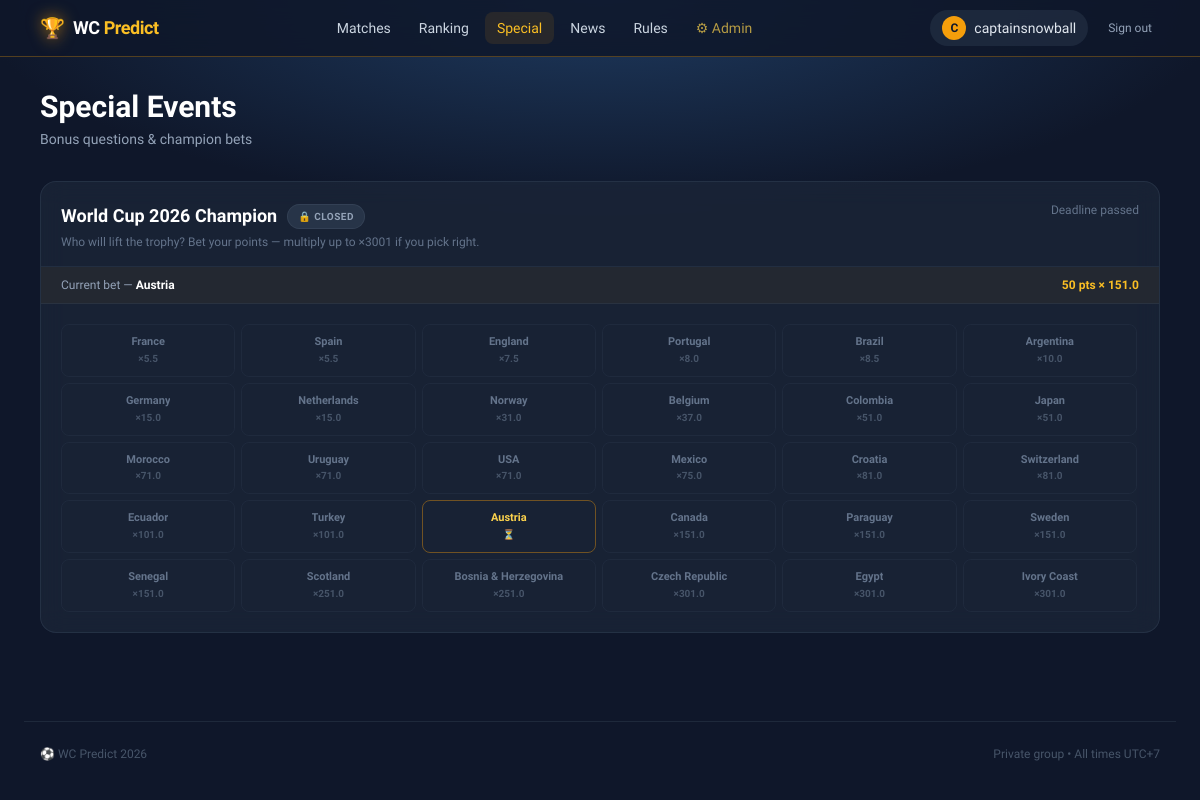
/special (signed in), run on the app's committed database.
### models.py (models this page shows)
class User(Base):
    __tablename__ = "users"
    id = Column(Integer, primary_key=True, index=True)
    username = Column(String, unique=True, index=True, nullable=False)
    email = Column(String, unique=True, index=True, nullable=True)
    password_hash = Column(String, nullable=False)
    is_admin = Column(Boolean, default=False)
    total_score = Column(Integer, default=0)
    stars_remaining = Column(Integer, default=3)
    predictions = relationship("Prediction", back_populates="user")
    special_answers = relationship("SpecialEventAnswer", back_populates="user")
    champion_bets = relationship("ChampionBet", back_populates="user")

class ChampionEvent(Base):
    __tablename__ = "champion_events"
    id = Column(Integer, primary_key=True, index=True)
    title = Column(String, nullable=False)
    description = Column(String, nullable=True)
    deadline = Column(DateTime, nullable=False)
    teams = Column(JSON, nullable=False, default=list)
    winner = Column(String, nullable=True)
    bets = relationship("ChampionBet", back_populates="champion_event")

class ChampionBet(Base):
    __tablename__ = "champion_bets"
    id = Column(Integer, primary_key=True, index=True)
    user_id = Column(Integer, ForeignKey("users.id"), nullable=False)
    champion_event_id = Column(Integer, ForeignKey("champion_events.id"), nullable=False)
    team_name = Column(String, nullable=False)
    bet_amount = Column(Integer, nullable=False)
    rate = Column(Float, nullable=False)
    points_earned = Column(Integer, nullable=True)
    user = relationship("User", back_populates="champion_bets")
    champion_event = relationship("ChampionEvent", back_populates="bets")

### main.py (the view)
@app.get("/special", response_class=HTMLResponse)
async def special_page(request: Request, db: Session = Depends(get_db)):
    user = get_current_user(request, db)
    if not user:
        return RedirectResponse("/login", status_code=302)
    events = db.query(SpecialEvent).all()
    champion_events = db.query(ChampionEvent).all()
    now = datetime.utcnow()
    user_answers = {a.special_event_id: a for a in db.query(SpecialEventAnswer).filter(
        SpecialEventAnswer.user_id == user.id
    ).all()}
    user_champion_bets = {b.champion_event_id: b for b in db.query(ChampionBet).filter(
        ChampionBet.user_id == user.id
    ).all()}
    msg, cat = get_flash(request)
    resp = templates.TemplateResponse("special.html", {
        "request": request,
        "user": user,
        "events": events,
        "champion_events": champion_events,
        "now": now,
        "user_answers": user_answers,
        "user_champion_bets": user_champion_bets,
        "flash_msg": msg,
        "flash_cat": cat,
    })
    resp.delete_cookie("flash_msg")
    resp.delete_cookie("flash_cat")
    return resp

### templates/special.html (shortened to what this page needs)
{% extends "base.html" %}
{% block content %}
<div class="mb-8">
  <h1 class="text-3xl font-extrabold text-white">Special Events</h1>
  <p class="text-slate-400 text-sm mt-1">Bonus questions &amp; champion bets</p>
</div>
{% if champion_events %}
<div class="mb-10 space-y-6">
{% for cevent in champion_events %}
{% set user_bet = user_champion_bets.get(cevent.id) %}
{% set closed = cevent.deadline <= now %}
{% set resolved = cevent.winner is not none %}
<div class="glass border border-slate-700/50 rounded-2xl overflow-hidden"
     x-data="{
       selectedTeam: '{{ user_bet.team_name|replace("'", "\\'") if user_bet else "" }}',
       betAmount: {{ user_bet.bet_amount if user_bet else 10 }},
       teamRates: { {% for t in cevent.teams %}'{{ t.name|replace("'", "\\'") }}': {{ t.rate }}{% if not loop.last %}, {% endif %}{% endfor %} },
       deadline: new Date('{{ cevent.deadline.strftime('%Y-%m-%dT%H:%M:%SZ') }}'),
       countdown: '',
       closed: {{ 'true' if closed else 'false' }},
       init() { this.tick(); if (!this.closed) setInterval(() => this.tick(), 1000); },
       tick() {
         const diff = this.deadline - new Date();
         if (diff <= 0) { this.countdown = 'Closed'; this.closed = true; return; }
         const d = Math.floor(diff / 86400000), h = Math.floor((diff % 86400000) / 3600000),
               m = Math.floor((diff % 3600000) / 60000), s = Math.floor((diff % 60000) / 1000);
         this.countdown = d > 0 ? `${d}d ${h}h ${m}m` : `${h}h ${m}m ${s}s`;
       }
     }">
  <div class="px-5 pt-5 pb-4 border-b border-slate-700/40 flex items-start justify-between gap-4">
    <div class="min-w-0">
      <div class="flex items-center gap-2.5 flex-wrap">
        <h2 class="text-lg font-extrabold text-white">{{ cevent.title }}</h2>
        {% if resolved %}
        <span class="bg-green-500/10 text-green-400 border border-green-500/20 text-[10px] font-bold px-2.5 py-1 rounded-full uppercase tracking-wider">✓ Resolved</span>
        {% elif closed %}
        <span class="bg-slate-700/60 text-slate-400 border border-slate-600/40 text-[10px] font-bold px-2.5 py-1 rounded-full uppercase tracking-wider">🔒 Closed</span>
        {% else %}
        <span class="bg-amber-500/10 text-amber-400 border border-amber-500/20 text-[10px] font-bold px-2.5 py-1 rounded-full uppercase tracking-wider">● Open</span>
        {% endif %}
      </div>
      {% if cevent.description %}<p class="text-slate-500 text-xs mt-1">{{ cevent.description }}</p>{% endif %}
    </div>
    <div class="shrink-0 text-right">
      {% if resolved %}
      <div class="text-xs text-slate-500">Champion</div>
      <div class="text-base font-extrabold text-green-400">{{ cevent.winner }}</div>
      {% elif closed %}
      <div class="text-xs text-slate-500">Deadline passed</div>
      {% else %}
      <div class="text-[10px] text-slate-500 mb-0.5">Closes in</div>
      <div class="text-sm font-extrabold text-amber-400" x-text="countdown"></div>
      {% endif %}
    </div>
  </div>
  {% if user_bet and resolved and user_bet.points_earned is not none %}
  <div class="px-5 py-3 border-b border-slate-700/40 flex items-center justify-between
              {% if user_bet.points_earned > 0 %}bg-green-500/10{% else %}bg-red-500/10{% endif %}">
    <span class="text-sm text-slate-300">Your bet — <strong>{{ user_bet.team_name }}</strong> ({{ user_bet.bet_amount }} pts × {{ user_bet.rate }})</span>
    <span class="font-extrabold text-base {% if user_bet.points_earned > 0 %}text-green-400{% else %}text-red-400{% endif %}">
      {% if user_bet.points_earned > 0 %}+{{ user_bet.points_earned }} pts{% else %}-{{ user_bet.bet_amount }} pts{% endif %}
    </span>
  </div>
  {% elif user_bet and not resolved %}
  <div class="px-5 py-2.5 border-b border-slate-700/40 bg-amber-500/5 flex items-center justify-between">
    <span class="text-xs text-slate-400">Current bet — <strong class="text-white">{{ user_bet.team_name }}</strong></span>
    <span class="text-xs text-amber-400 font-bold">{{ user_bet.bet_amount }} pts × {{ user_bet.rate }}</span>
  </div>
  {% endif %}
  <div class="p-5">
    {% if not closed and not resolved %}
    <form method="POST" action="/champion/{{ cevent.id }}/bet">
      <div class="grid grid-cols-3 sm:grid-cols-4 md:grid-cols-6 gap-1.5 max-h-72 overflow-y-auto pr-0.5 mb-5
                  [&::-webkit-scrollbar]:w-1 [&::-webkit-scrollbar-track]:bg-transparent [&::-webkit-scrollbar-thumb]:bg-slate-600 [&::-webkit-scrollbar-thumb]:rounded-full">
        {% for team in cevent.teams %}
        <label class="cursor-pointer">
          <input type="radio" name="team_name" value="{{ team.name }}" class="sr-only"
                 x-model="selectedTeam"
                 {% if user_bet and user_bet.team_name == team.name %}checked{% endif %} />
          <div :class="selectedTeam === '{{ team.name|replace("'", "\\'") }}'
                    ? 'border-amber-400/70 bg-amber-500/10 text-white shadow-sm shadow-amber-900/30'
                    : 'border-slate-700/50 text-slate-400 hover:border-slate-500/80 hover:text-slate-200 hover:bg-slate-700/20'"
               class="border rounded-lg px-2 py-2.5 text-center transition-all duration-100 h-full flex flex-col items-center justify-center gap-0.5">
            <span class="font-semibold text-[11px] leading-tight text-center line-clamp-2">{{ team.name }}</span>
            <span :class="selectedTeam === '{{ team.name|replace("'", "\\'") }}' ? 'text-amber-400' : 'text-slate-500'"
                  class="font-extrabold text-[11px] transition-colors">×{{ team.rate }}</span>
          </div>
        </label>
        {% endfor %}
      </div>
      <div class="flex gap-3 items-stretch mb-4">
        <div class="flex-1 bg-slate-900/60 border border-slate-700 rounded-xl flex items-center overflow-hidden focus-within:border-amber-500 transition-colors">
          <span class="text-slate-500 text-xs px-3 shrink-0">Wager</span>
          <input type="number" name="bet_amount" min="1"
                 max="50"
                 x-model="betAmount"
                 class="flex-1 bg-transparent py-3 text-white text-sm font-bold text-center focus:outline-none min-w-0">
          <span class="text-slate-600 text-xs px-3 shrink-0">/ 50 pts</span>
        </div>
        <div class="shrink-0 bg-slate-800/60 border border-slate-700/50 rounded-xl px-4 py-2 text-center min-w-[110px] flex flex-col justify-center">
          <div class="text-[10px] text-slate-500 mb-0.5">Potential win</div>
          <div class="font-extrabold text-green-400 text-sm"
               x-text="selectedTeam && teamRates[selectedTeam] ? '+' + Math.floor(betAmount * teamRates[selectedTeam]) + ' pts' : '—'"></div>
        </div>
      </div>
      <button type="submit"
              :disabled="!selectedTeam || betAmount < 1"
              :class="(selectedTeam && betAmount >= 1)
                ? 'bg-amber-400 hover:bg-amber-300 cursor-pointer shadow-lg shadow-amber-900/30'
                : 'bg-slate-700 opacity-50 cursor-not-allowed'"
              class="w-full text-slate-900 font-extrabold text-sm py-3 rounded-xl transition-all duration-150">
        <span x-text="selectedTeam ? '{% if user_bet %}Update Bet on {% else %}Bet on {% endif %}' + selectedTeam : '{% if user_bet %}Update Bet{% else %}Select a Team{% endif %}'"></span>
      </button>
    </form>
    {% else %}
    <div class="grid grid-cols-3 sm:grid-cols-4 md:grid-cols-6 gap-1.5 max-h-72 overflow-y-auto pr-0.5
                [&::-webkit-scrollbar]:w-1 [&::-webkit-scrollbar-track]:bg-transparent [&::-webkit-scrollbar-thumb]:bg-slate-600 [&::-webkit-scrollbar-thumb]:rounded-full">
      {% for team in cevent.teams %}
      {% set is_winner = resolved and team.name == cevent.winner %}
      {% set is_user_pick = user_bet and user_bet.team_name == team.name %}
      <div class="border rounded-lg px-2 py-2.5 text-center flex flex-col items-center justify-center gap-0.5
        {% if is_winner %}border-green-500/50 bg-green-500/10
        {% elif is_user_pick and resolved %}border-red-500/40 bg-red-500/8
        {% elif is_user_pick %}border-amber-500/40 bg-amber-500/8
        {% else %}border-slate-700/30 bg-transparent{% endif %}">
        <span class="font-semibold text-[11px] leading-tight text-center line-clamp-2
          {% if is_winner %}text-green-300
          {% elif is_user_pick and resolved %}text-red-300
          {% elif is_user_pick %}text-amber-300
          {% else %}text-slate-500{% endif %}">{{ team.name }}</span>
        {% if is_winner %}
        <span class="text-[10px] font-bold text-green-400">🏆</span>
        {% elif is_user_pick %}
        <span class="text-[10px] {% if resolved %}text-red-400{% else %}text-amber-400{% endif %}">{{ '❌' if resolved else '⏳' }}</span>
        {% else %}
        <span class="text-[10px] text-slate-600 font-extrabold">×{{ team.rate }}</span>
        {% endif %}
      </div>
      {% endfor %}
    </div>
    {% endif %}
  </div>
</div>
{% endfor %}
</div>
{% endif %}
{% endblock %}

### templates/base.html (shortened to what this page needs)
<!DOCTYPE html>
<html lang="en">
<head>
  <script src="https://cdn.tailwindcss.com"></script>
</head>
<body>
{% if user is defined and user %}
<nav class="border-b border-amber-500/30 sticky top-0 z-50"
     style="background:rgba(15,23,42,.85);backdrop-filter:blur(16px);-webkit-backdrop-filter:blur(16px);"
     x-data="{ open: false }">
  <div class="max-w-6xl mx-auto px-4">
    <div class="flex items-center justify-between h-14">
      <a href="/matches" class="flex items-center gap-2 group">
        <span class="text-xl" style="filter:drop-shadow(0 0 8px rgba(245,158,11,.7))">🏆</span>
        <span class="font-extrabold text-lg tracking-tight text-white group-hover:text-amber-400 transition-colors">
          WC <span class="text-amber-400">Predict</span>
        </span>
      </a>
      <div class="hidden md:flex items-center gap-1">
        {% set path = request.url.path %}
        {% for label, href in [('Matches','/matches'),('Ranking','/ranking'),('Special','/special'),('News','/news'),('Rules','/rules')] %}
        <a href="{{ href }}"
           class="px-3 py-1.5 rounded-lg text-sm font-medium transition-all duration-150
                  {% if path.startswith(href) %}text-amber-400 bg-amber-500/10{% else %}text-slate-300 hover:text-white hover:bg-slate-700/50{% endif %}">
          {{ label }}
        </a>
        {% endfor %}
        {% if user.is_admin %}
        <a href="/admin"
           class="px-3 py-1.5 rounded-lg text-sm font-medium transition-all duration-150
                  {% if path.startswith('/admin') %}text-amber-400 bg-amber-500/10{% else %}text-amber-300/70 hover:text-amber-300 hover:bg-amber-500/10{% endif %}">
          ⚙ Admin
        </a>
        {% endif %}
      </div>
      <div class="hidden md:flex items-center gap-3">
        <a href="/profile" class="flex items-center gap-2 bg-slate-700/40 hover:bg-slate-700/70 rounded-full px-3 py-1.5 transition-colors group">
          <div class="w-6 h-6 rounded-full bg-amber-500 flex items-center justify-center text-xs font-bold text-slate-900">
            {{ user.username[0].upper() }}
          </div>
          <span class="text-sm font-medium text-slate-200 group-hover:text-white">{{ user.username }}</span>
        </a>
        <a href="/logout" class="text-xs text-slate-400 hover:text-red-400 transition-colors px-2 py-1">
          Sign out
        </a>
      </div>
    </div>
  </div>
</nav>
{% endif %}
<main class="max-w-6xl mx-auto px-4 py-8">
  {% block content %}{% endblock %}
</main>
<footer class="max-w-6xl mx-auto px-4 py-6 mt-4 border-t border-slate-800 flex items-center justify-between text-xs text-slate-600">
  <span>⚽ WC Predict 2026</span>
  <span>Private group • All times UTC+7</span>
</footer>
</body>
</html>

### templates/base.html (style rules this page uses)
body { background-color: #0f172a; background-image: radial-gradient(ellipse 80% 40% at 50% 0%, #1e3a5f 0%, #0f172a 65%); color: #f8fafc; font-family: 'Plus Jakarta Sans', sans-serif; min-height: 100vh; }
.glass { background: rgba(30, 41, 59, 0.65); backdrop-filter: blur(12px); -webkit-backdrop-filter: blur(12px); }

### data on the page
User: username "C", username "captainsnowball"
ChampionEvent: title "World Cup 2026 Champion", description "Who will lift the trophy? Bet your points — multiply up to ×3001 if you pick right.", name "France" "Spain" "England" "Portugal" "Brazil" "Argentina" "Germany" "Netherlands" "Norway" "Belgium" "Colombia" "Japan" "Morocco" "Uruguay" "USA" "Mexico" "Croatia" "Switzerland" "Ecuador" "Turkey" "Austria" "Canada" "Paraguay" "Sweden" "Senegal" "Scotland" "Bosnia & Herzegovina" "Czech Republic" "Egypt" "Ivory Coast", rate "5.5" "5.5" "7.5" "8.0" "8.5" "10.0" "15.0" "15.0" "31.0" "37.0" "51.0" "51.0" "71.0" "71.0" "71.0" "75.0" "81.0" "81.0" "101.0" "101.0" "151.0" "151.0" "151.0" "151.0" "251.0" "251.0" "301.0" "301.0" "301.0", value "⏳"
ChampionBet: team_name "Austria", bet_amount "50", rate "151.0"

### other printed values
{{ label }} "Matches" "Ranking" "Special" "News" "Rules"
